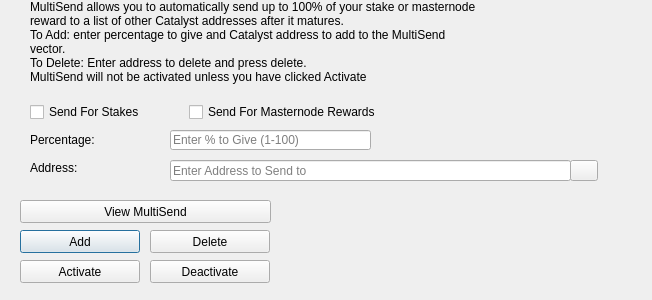
<?xml version="1.0" encoding="UTF-8"?>
<ui version="4.0">
 <class>MultiSendDialog</class>
 <widget class="QDialog" name="MultiSendDialog">
  <property name="windowModality">
   <enum>Qt::NonModal</enum>
  </property>
  <property name="geometry">
   <rect>
    <x>0</x>
    <y>0</y>
    <width>652</width>
    <height>300</height>
   </rect>
  </property>
  <property name="windowTitle">
   <string>MultiSend</string>
  </property>
  <widget class="QLineEdit" name="multiSendPercentEdit">
   <property name="geometry">
    <rect>
     <x>170</x>
     <y>130</y>
     <width>201</width>
     <height>20</height>
    </rect>
   </property>
   <property name="toolTip">
    <string>Enter whole numbers 1 - 100</string>
   </property>
   <property name="placeholderText">
    <string>Enter % to Give (1-100)</string>
   </property>
  </widget>
  <widget class="QLineEdit" name="multiSendAddressEdit">
   <property name="geometry">
    <rect>
     <x>170</x>
     <y>160</y>
     <width>401</width>
     <height>21</height>
    </rect>
   </property>
   <property name="toolTip">
    <string/>
   </property>
   <property name="placeholderText">
    <string>Enter Address to Send to</string>
   </property>
  </widget>
  <widget class="QLabel" name="label_2">
   <property name="geometry">
    <rect>
     <x>30</x>
     <y>0</y>
     <width>451</width>
     <height>121</height>
    </rect>
   </property>
   <property name="lineWidth">
    <number>1</number>
   </property>
   <property name="text">
    <string>MultiSend allows you to automatically send up to 100% of your stake or masternode reward to a list of other Catalyst addresses after it matures.
To Add: enter percentage to give and Catalyst address to add to the MultiSend vector.
To Delete: Enter address to delete and press delete.
MultiSend will not be activated unless you have clicked Activate</string>
   </property>
   <property name="alignment">
    <set>Qt::AlignLeading|Qt::AlignLeft|Qt::AlignTop</set>
   </property>
   <property name="wordWrap">
    <bool>true</bool>
   </property>
  </widget>
  <widget class="QLabel" name="message">
   <property name="geometry">
    <rect>
     <x>290</x>
     <y>200</y>
     <width>351</width>
     <height>91</height>
    </rect>
   </property>
   <property name="text">
    <string/>
   </property>
  </widget>
  <widget class="QPushButton" name="addButton">
   <property name="geometry">
    <rect>
     <x>20</x>
     <y>230</y>
     <width>120</width>
     <height>23</height>
    </rect>
   </property>
   <property name="toolTip">
    <string/>
   </property>
   <property name="statusTip">
    <string>Add to MultiSend Vector</string>
   </property>
   <property name="text">
    <string>Add</string>
   </property>
  </widget>
  <widget class="QPushButton" name="disableButton">
   <property name="geometry">
    <rect>
     <x>150</x>
     <y>260</y>
     <width>120</width>
     <height>23</height>
    </rect>
   </property>
   <property name="statusTip">
    <string>Deactivate MultiSend</string>
   </property>
   <property name="text">
    <string>Deactivate</string>
   </property>
  </widget>
  <widget class="QPushButton" name="addressBookButton">
   <property name="geometry">
    <rect>
     <x>570</x>
     <y>160</y>
     <width>28</width>
     <height>21</height>
    </rect>
   </property>
   <property name="toolTip">
    <string>Choose an address from the address book</string>
   </property>
   <property name="text">
    <string/>
   </property>
   <property name="icon">
    <iconset resource="../catalyst.qrc">
     <normaloff>:/icons/address-book</normaloff>:/icons/address-book</iconset>
   </property>
   <property name="shortcut">
    <string>Alt+A</string>
   </property>
   <property name="autoDefault">
    <bool>false</bool>
   </property>
  </widget>
  <widget class="QLabel" name="label">
   <property name="geometry">
    <rect>
     <x>30</x>
     <y>130</y>
     <width>121</width>
     <height>20</height>
    </rect>
   </property>
   <property name="toolTip">
    <string>Percentage of stake to send</string>
   </property>
   <property name="text">
    <string>Percentage:</string>
   </property>
  </widget>
  <widget class="QLabel" name="label_5">
   <property name="geometry">
    <rect>
     <x>30</x>
     <y>160</y>
     <width>111</width>
     <height>16</height>
    </rect>
   </property>
   <property name="toolTip">
    <string>Address to send portion of stake to</string>
   </property>
   <property name="text">
    <string>Address:</string>
   </property>
  </widget>
  <widget class="QPushButton" name="deleteButton">
   <property name="geometry">
    <rect>
     <x>150</x>
     <y>230</y>
     <width>120</width>
     <height>23</height>
    </rect>
   </property>
   <property name="toolTip">
    <string/>
   </property>
   <property name="statusTip">
    <string>Delete Address From MultiSend Vector</string>
   </property>
   <property name="text">
    <string>Delete</string>
   </property>
  </widget>
  <widget class="QPushButton" name="activateButton">
   <property name="geometry">
    <rect>
     <x>20</x>
     <y>260</y>
     <width>120</width>
     <height>23</height>
    </rect>
   </property>
   <property name="statusTip">
    <string>Activate MultiSend</string>
   </property>
   <property name="text">
    <string>Activate</string>
   </property>
  </widget>
  <widget class="QPushButton" name="viewButton">
   <property name="geometry">
    <rect>
     <x>20</x>
     <y>200</y>
     <width>251</width>
     <height>23</height>
    </rect>
   </property>
   <property name="toolTip">
    <string/>
   </property>
   <property name="statusTip">
    <string>View MultiSend Vector</string>
   </property>
   <property name="text">
    <string>View MultiSend</string>
   </property>
  </widget>
  <widget class="QWidget" name="horizontalLayoutWidget">
   <property name="geometry">
    <rect>
     <x>30</x>
     <y>100</y>
     <width>351</width>
     <height>24</height>
    </rect>
   </property>
   <layout class="QHBoxLayout" name="horizontalLayout">
    <item>
     <widget class="QCheckBox" name="multiSendStakeCheckBox">
      <property name="text">
       <string>Send For Stakes</string>
      </property>
     </widget>
    </item>
    <item>
     <widget class="QCheckBox" name="multiSendMasternodeCheckBox">
      <property name="text">
       <string>Send For Masternode Rewards</string>
      </property>
     </widget>
    </item>
   </layout>
  </widget>
 </widget>
 <resources>
  <include location="../catalyst.qrc"/>
 </resources>
 <connections/>
</ui>
